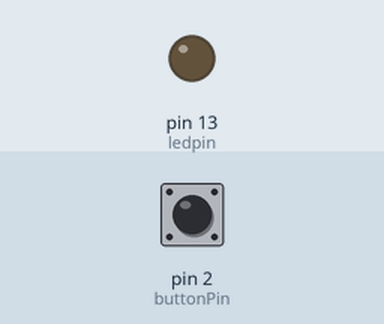
This sketch was run on a simulated Arduino Uno, built with avr-gcc and run on an emulated ATmega328P. On the bench: output pins drawn as LEDs (lit = HIGH). The test bench sets the inputs (shaded band); at power-on: pin 2 (buttonPin) LOW.

Above: at 1.8 s.
1.9 s: pin 2 (buttonPin) pulled HIGH for 0.6 s
At 2.4 s:
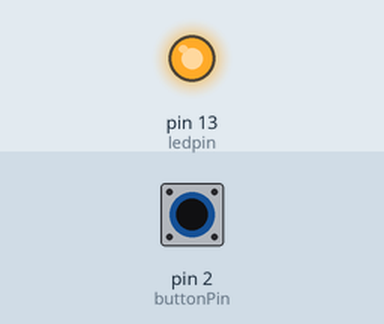
4.5 s: pin 2 (buttonPin) pulled HIGH for 3.2 s
At 9.8 s:
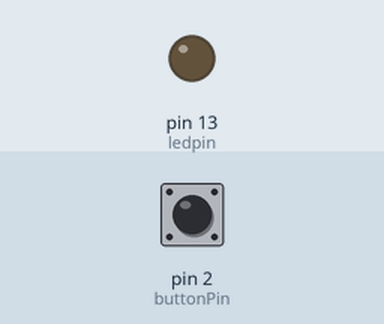
Timing chart, 0 to 11.3 s (numbered marks = the images above; inputs shaded):
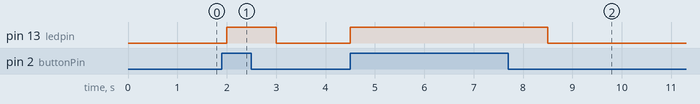

Measured:
- after the input at 1.9 s, pin 13 (ledpin): LOW → HIGH after 0.10 s, → LOW 1.0 s later
- after the input at 4.5 s, pin 13 (ledpin): LOW → HIGH at once, → LOW 4.0 s later

The sketch:

pullup.ino
```cpp
const int ledpin = 13;
const int buttonPin = 2;
int buttonState = 0;

void setup() {
  pinMode(ledpin, OUTPUT);
  pinMode(buttonPin, INPUT);
  Serial.begin(9600);
}

void loop() {
  buttonState = digitalRead(buttonPin);
 Serial.begin(buttonState);
  if (buttonState == HIGH) {   // 버튼 눌렀을 때
    digitalWrite(ledpin, HIGH);

    delay(500);
  } else {
    digitalWrite(ledpin, LOW);
  }
  delay(500);
}
```
